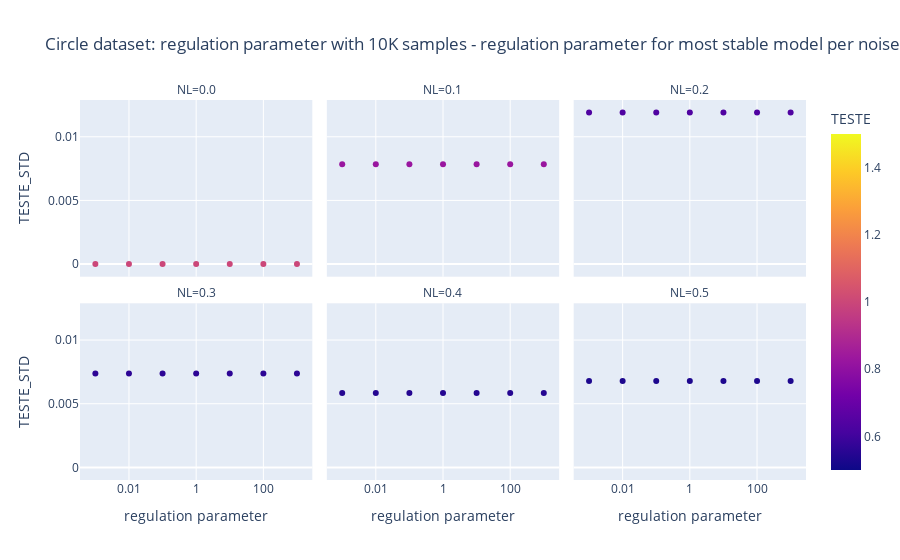

Write notebook code for a chart like this one.
### Code cell
dfOfStableDataByLogRegPerNL = dfOfLogRegInCircle.groupby(['NL']).apply(lambda grp: grp[grp.TESTE_STD == grp.TESTE_STD.min()]).reset_index(drop=True)
px.scatter(dfOfStableDataByLogRegPerNL, x='REGULARIZATIN', labels = {'REGULARIZATIN': 'regulation parameter'}, y='TESTE_STD', 
           log_x=True,
           color = 'TESTE',
           facet_col = 'NL', facet_col_wrap = 3,
           title="Circle dataset: regulation parameter with 10K samples - regulation parameter for most stable model per noise level")

### Figure 1 — Plotly figure (JSON) as saved in the notebook; plotly's stock layout.template omitted (floating-point values rounded to 4 significant figures)
{"data": [{"hovertemplate": "NL=0.0<br>regulation parameter=%{x}<br>TESTE_STD=%{y}<br>TESTE=%{marker.color}<extra></extra>", "legendgroup": "", "marker": {"color": [1, 1, 1, 1, 1, 1, 1], "coloraxis": "coloraxis", "symbol": "circle"}, "mode": "markers", "name": "", "orientation": "v", "showlegend": false, "type": "scatter", "x": [0.001, 0.01, 0.1, 1, 10, 100, 1000], "xaxis": "x4", "y": [0, 0, 0, 0, 0, 0, 0], "yaxis": "y4"}, {"hovertemplate": "NL=0.1<br>regulation parameter=%{x}<br>TESTE_STD=%{y}<br>TESTE=%{marker.color}<extra></extra>", "legendgroup": "", "marker": {"color": [0.8262, 0.8262, 0.8262, 0.8262, 0.8262, 0.8262, 0.8262], "coloraxis": "coloraxis", "symbol": "circle"}, "mode": "markers", "name": "", "orientation": "v", "showlegend": false, "type": "scatter", "x": [0.001, 0.01, 0.1, 1, 10, 100, 1000], "xaxis": "x5", "y": [0.00784, 0.00784, 0.00784, 0.00784, 0.00784, 0.00784, 0.00784], "yaxis": "y5"}, {"hovertemplate": "NL=0.2<br>regulation parameter=%{x}<br>TESTE_STD=%{y}<br>TESTE=%{marker.color}<extra></extra>", "legendgroup": "", "marker": {"color": [0.6361, 0.6361, 0.6361, 0.6361, 0.6361, 0.6361, 0.6361], "coloraxis": "coloraxis", "symbol": "circle"}, "mode": "markers", "name": "", "orientation": "v", "showlegend": false, "type": "scatter", "x": [0.001, 0.01, 0.1, 1, 10, 100, 1000], "xaxis": "x6", "y": [0.0119, 0.0119, 0.0119, 0.0119, 0.0119, 0.0119, 0.0119], "yaxis": "y6"}, {"hovertemplate": "NL=0.3<br>regulation parameter=%{x}<br>TESTE_STD=%{y}<br>TESTE=%{marker.color}<extra></extra>", "legendgroup": "", "marker": {"color": [0.563, 0.563, 0.563, 0.563, 0.563, 0.563, 0.563], "coloraxis": "coloraxis", "symbol": "circle"}, "mode": "markers", "name": "", "orientation": "v", "showlegend": false, "type": "scatter", "x": [0.001, 0.01, 0.1, 1, 10, 100, 1000], "xaxis": "x", "y": [0.007382, 0.007382, 0.007382, 0.007382, 0.007382, 0.007382, 0.007382], "yaxis": "y"}, {"hovertemplate": "NL=0.4<br>regulation parameter=%{x}<br>TESTE_STD=%{y}<br>TESTE=%{marker.color}<extra></extra>", "legendgroup": "", "marker": {"color": [0.5477, 0.5477, 0.5477, 0.5477, 0.5477, 0.5477, 0.5477], "coloraxis": "coloraxis", "symbol": "circle"}, "mode": "markers", "name": "", "orientation": "v", "showlegend": false, "type": "scatter", "x": [0.001, 0.01, 0.1, 1, 10, 100, 1000], "xaxis": "x2", "y": [0.005836, 0.005836, 0.005836, 0.005836, 0.005836, 0.005836, 0.005836], "yaxis": "y2"}, {"hovertemplate": "NL=0.5<br>regulation parameter=%{x}<br>TESTE_STD=%{y}<br>TESTE=%{marker.color}<extra></extra>", "legendgroup": "", "marker": {"color": [0.5308, 0.5308, 0.5308, 0.5308, 0.5308, 0.5308, 0.5308], "coloraxis": "coloraxis", "symbol": "circle"}, "mode": "markers", "name": "", "orientation": "v", "showlegend": false, "type": "scatter", "x": [0.001, 0.01, 0.1, 1, 10, 100, 1000], "xaxis": "x3", "y": [0.006794, 0.006794, 0.006794, 0.006794, 0.006794, 0.006794, 0.006794], "yaxis": "y3"}], "layout": {"annotations": [{"font": {}, "showarrow": false, "text": "NL=0.3", "x": 0.16, "xanchor": "center", "xref": "paper", "y": 0.465, "yanchor": "bottom", "yref": "paper"}, {"font": {}, "showarrow": false, "text": "NL=0.4", "x": 0.5, "xanchor": "center", "xref": "paper", "y": 0.465, "yanchor": "bottom", "yref": "paper"}, {"font": {}, "showarrow": false, "text": "NL=0.5", "x": 0.84, "xanchor": "center", "xref": "paper", "y": 0.465, "yanchor": "bottom", "yref": "paper"}, {"font": {}, "showarrow": false, "text": "NL=0.0", "x": 0.16, "xanchor": "center", "xref": "paper", "y": 1.0, "yanchor": "bottom", "yref": "paper"}, {"font": {}, "showarrow": false, "text": "NL=0.1", "x": 0.5, "xanchor": "center", "xref": "paper", "y": 1.0, "yanchor": "bottom", "yref": "paper"}, {"font": {}, "showarrow": false, "text": "NL=0.2", "x": 0.84, "xanchor": "center", "xref": "paper", "y": 1.0, "yanchor": "bottom", "yref": "paper"}], "autosize": true, "coloraxis": {"colorbar": {"title": {"text": "TESTE"}}, "colorscale": [[0, "#0d0887"], [0.1111, "#46039f"], [0.2222, "#7201a8"], [0.3333, "#9c179e"], [0.4444, "#bd3786"], [0.5556, "#d8576b"], [0.6667, "#ed7953"], [0.7778, "#fb9f3a"], [0.8889, "#fdca26"], [1, "#f0f921"]]}, "legend": {"tracegroupgap": 0}, "title": {"text": "Circle dataset: regulation parameter with 10K samples - regulation parameter for most stable model per noise level"}, "xaxis": {"anchor": "y", "autorange": true, "domain": [0, 0.32], "range": [-3.412, 3.412], "title": {"text": "regulation parameter"}, "type": "log"}, "xaxis2": {"anchor": "y2", "autorange": true, "domain": [0.34, 0.66], "matches": "x", "range": [-3.412, 3.412], "title": {"text": "regulation parameter"}, "type": "log"}, "xaxis3": {"anchor": "y3", "autorange": true, "domain": [0.68, 1.0], "matches": "x", "range": [-3.412, 3.412], "title": {"text": "regulation parameter"}, "type": "log"}, "xaxis4": {"anchor": "y4", "autorange": true, "domain": [0, 0.32], "matches": "x", "range": [-3.412, 3.412], "showticklabels": false, "type": "log"}, "xaxis5": {"anchor": "y5", "autorange": true, "domain": [0.34, 0.66], "matches": "x", "range": [-3.412, 3.412], "showticklabels": false, "type": "log"}, "xaxis6": {"anchor": "y6", "autorange": true, "domain": [0.68, 1.0], "matches": "x", "range": [-3.412, 3.412], "showticklabels": false, "type": "log"}, "yaxis": {"anchor": "x", "autorange": true, "domain": [0, 0.465], "range": [-0.001392, 0.01329], "title": {"text": "TESTE_STD"}, "type": "linear"}, "yaxis2": {"anchor": "x2", "autorange": true, "domain": [0, 0.465], "matches": "y", "range": [-0.001392, 0.01329], "showticklabels": false, "type": "linear"}, "yaxis3": {"anchor": "x3", "autorange": true, "domain": [0, 0.465], "matches": "y", "range": [-0.001392, 0.01329], "showticklabels": false, "type": "linear"}, "yaxis4": {"anchor": "x4", "autorange": true, "domain": [0.535, 1.0], "matches": "y", "range": [-0.001392, 0.01329], "title": {"text": "TESTE_STD"}, "type": "linear"}, "yaxis5": {"anchor": "x5", "autorange": true, "domain": [0.535, 1.0], "matches": "y", "range": [-0.001392, 0.01329], "showticklabels": false, "type": "linear"}, "yaxis6": {"anchor": "x6", "autorange": true, "domain": [0.535, 1.0], "matches": "y", "range": [-0.001392, 0.01329], "showticklabels": false, "type": "linear"}}}
